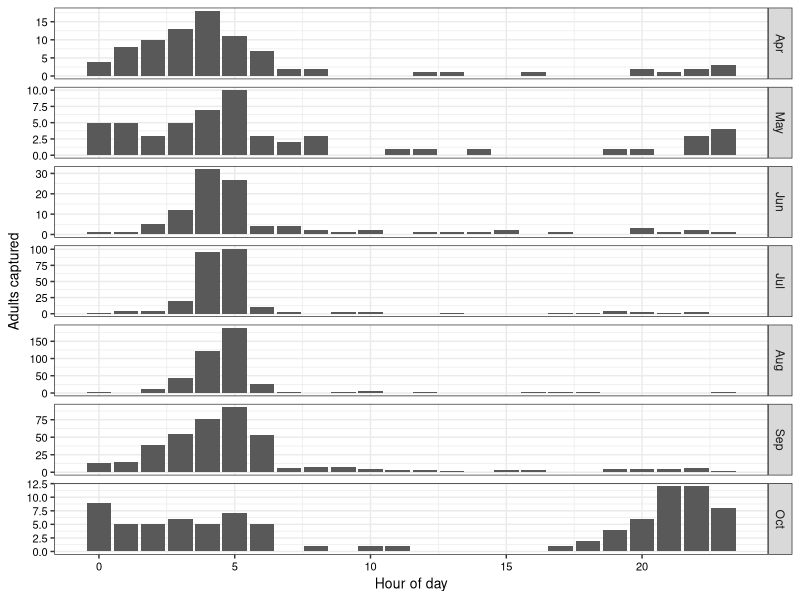
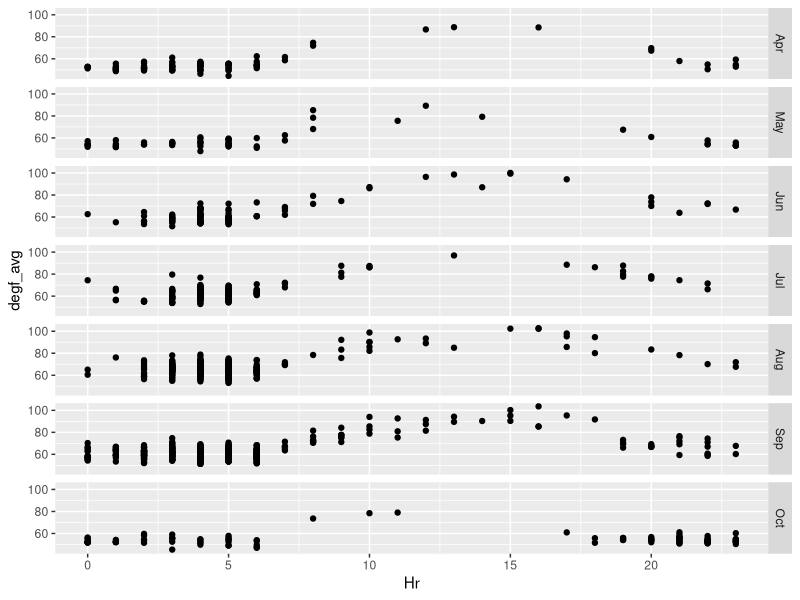
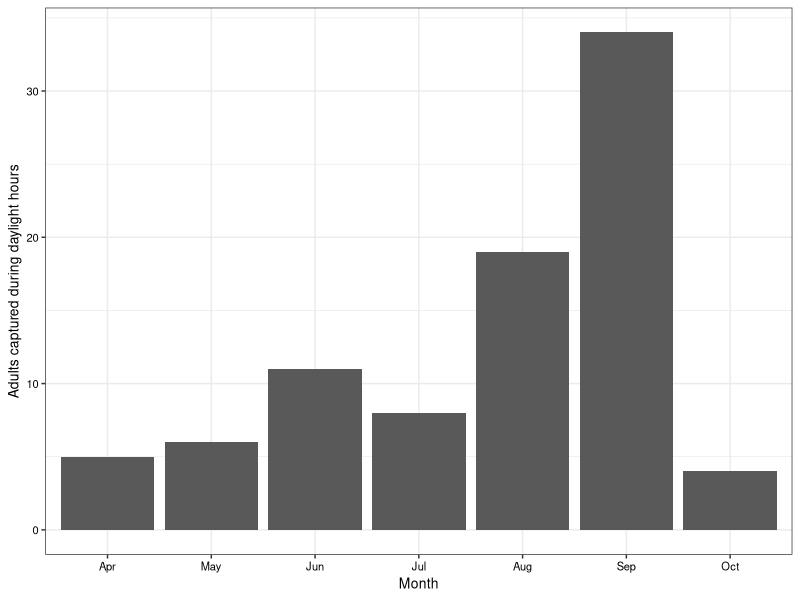
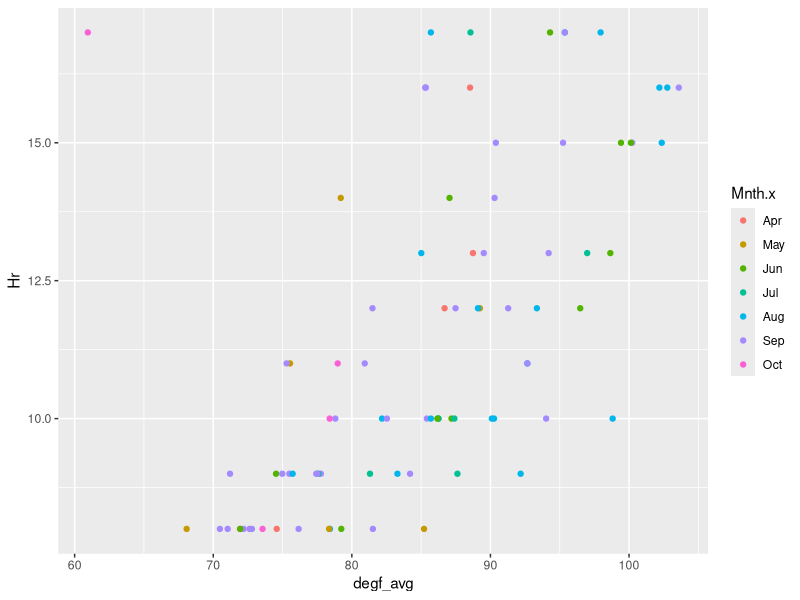
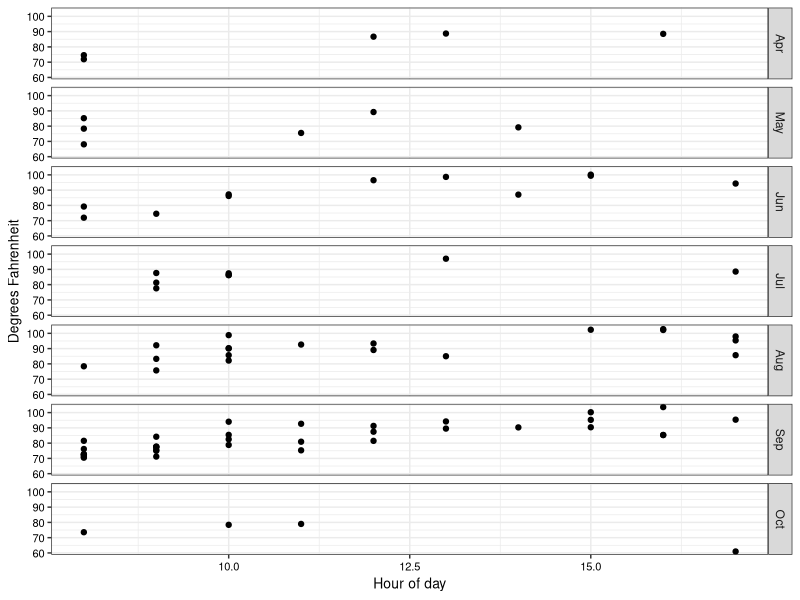
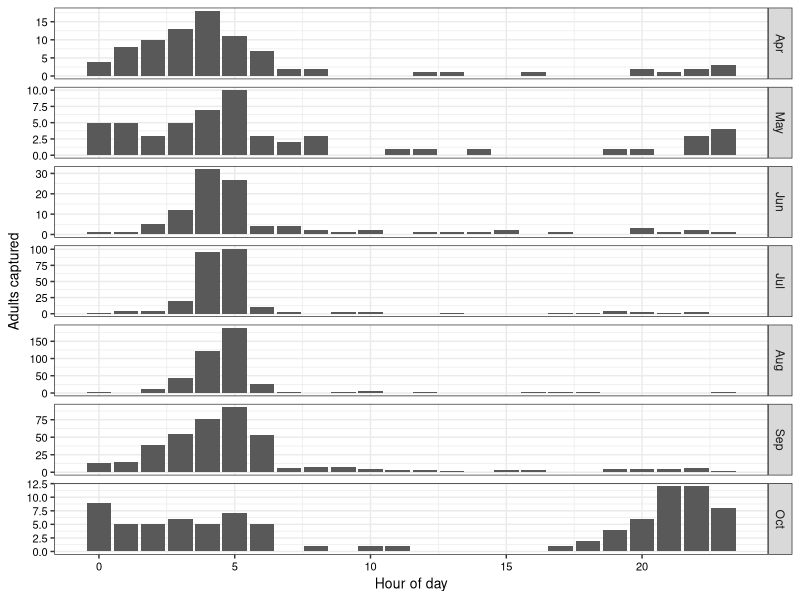
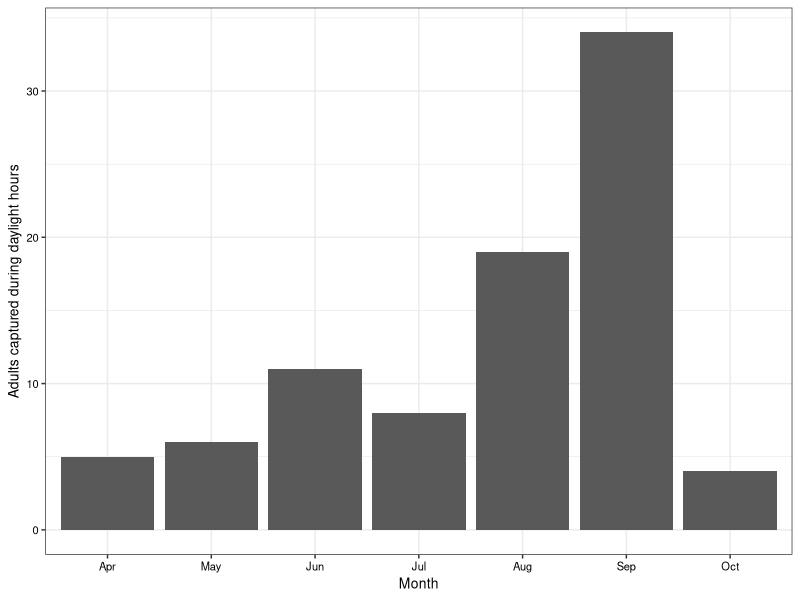
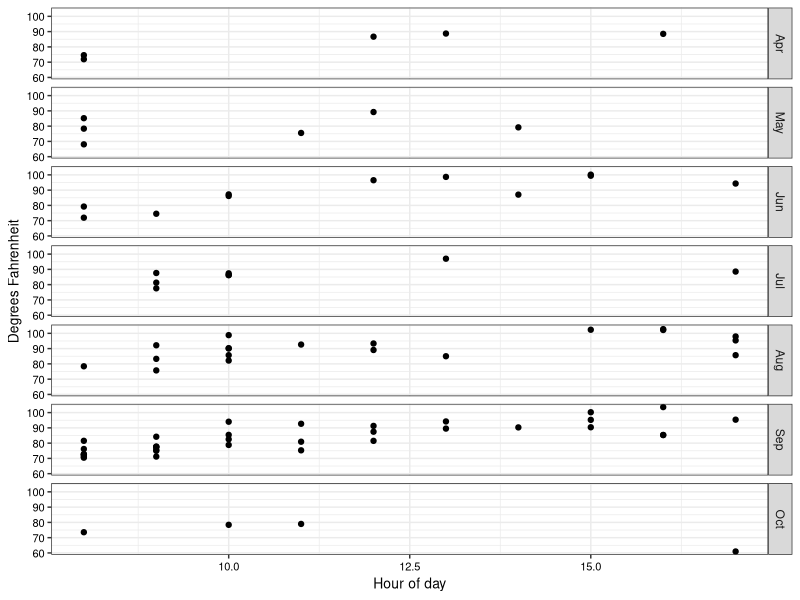

Generate these figures, in order, with R:
#===========================================================================#
# script11_explore_count_and_temperature.R
# 
# Uses the "combined" data set created in script10 to explore relationsips 
#
# PARTS
# 1. Basic questions about combined data set (multiple obs/night?)(line 14)  
# 2. Examine captures after 7AM (before midnight) (line 64)  
#
# combined--imported as created in script10
# combined2--adds categorical variable for off hours
#
#===========================================================================#

library(tidyverse)
library(lubridate)

#-- 1. Basic questions about combined data set (multiple obs/night?) --------

combined <- read_csv("./data/merged_count_and_temp_data.csv")
combined
# A tibble: 1,428 x 11
#   pest_dif site         Yr Mnth.x Julian    Hr degf_avg degf_lo degf_hi rh_avg Mnth.y
#      <dbl> <chr>     <dbl> <chr>   <dbl> <dbl>    <dbl>   <dbl>   <dbl>  <dbl> <chr> 
# 1        1 UCKearney  2019 Jun       153     5     60.2    59.7    61.2   89.8 Jun   
# 2        1 UCKearney  2019 Jul       191     4     61.2    60.3    62.2   83.6 Jul   
# 3        1 UCKearney  2019 Jul       194     4     64.2    63.9    65.1   93.2 Jul 

length(combined$pest_dif)
# [1] 1428
length(combined$pest_dif[is.na(combined$pest_dif)])
# [1] 0

#-- First confirms r object and syntax. Second confirms that NAs have already
#-- been filtered out, and can be assumed not to exist for subsequent code

### How many cases of multiple entries per day?
combined %>%  
  group_by(site,Yr,Julian) %>% 
  summarise(moths = sum(pest_dif),
            nObs = n())
# A tibble: 577 x 5
# Groups:   site, Yr [10]
#   site          Yr Julian moths  nObs
#   <chr>      <dbl>  <dbl> <dbl> <int>
# 1 mikewoolf1  2019    142     1     1
# 2 mikewoolf1  2019    143     3     2
# 3 mikewoolf1  2019    144     2     1

combined %>% 
  group_by(site,Yr,Julian) %>% 
  summarise(moths = sum(pest_dif),
            nObs = n()) %>% 
  filter(nObs > 1) 

# A tibble: 331 x 5
# Groups:   site, Yr [10]
#   site          Yr Julian moths  nObs
#   <chr>      <dbl>  <dbl> <dbl> <int>
# 1 mikewoolf1  2019    143     3     2
# 2 mikewoolf1  2019    145    60     3
# 3 mikewoolf1  2019    148    66     4

#-- Multiple obs per night in ca. 60% of cases, even though
#-- data are in hour increments

#-- 2. Examine captures after 7AM (before midnight) -------------------------

# Create variable marking off-hours 
combined2 <- combined %>% 
  mutate(offhrs = ifelse(Hr <= 7,"No","Yes"))

# Examine other categorical variables individual
combined2 %>% 
  group_by(Yr,offhrs) %>% 
  summarise(nObs = n())
# A tibble: 4 x 3
# Groups:   Yr [2]
# Yr offhrs  nObs
#   <dbl> <chr>  <int>
# 1  2019 No       646
# 2  2019 Yes      114
# 3  2020 No       586
# 4  2020 Yes       82

#-- R has table functions that would apply a chi square test. Such a test
#-- might find a significant different between the years, but it would not
#-- be important when comparing 12 vs. 15%

combined2 %>% 
  group_by(site,offhrs) %>% 
  summarise(nObs = n()) %>% 
  pivot_wider(names_from = site, values_from = nObs)
# A tibble: 2 x 10
#   offhrs mikewoolf1 mikewoolf2 mikewoolf3 mikewoolf4 mikewoolf5 MWoolf_east Perez UCKearney  usda
#   <chr>       <int>      <int>      <int>      <int>      <int>       <int> <int>     <int> <int>
# 1 No            406        137        133        171         24          95    96        66   104
# 2 Yes            88         13         20         21         10          16     7        10    11

# somewhat consistent when there were many captures, more random when there
# were fewer

### Now we can examine month and temperature (next time)

# How many "bins" do we have for month?
combined2 %>% 
  filter(Mnth.x != Mnth.y) 
  #-- Same thing, retained from both sources in merge

combined2 %>% 
  group_by(Mnth.x) %>% 
  summarise(nObs = n())

# Make Mnth.x into a factor to conserve order
combined2$Mnth.x <- factor(combined2$Mnth.x, levels = c("Mar","Apr","May","Jun","Jul","Aug","Sep","Oct"))
combined2

combined2 %>% 
  group_by(Mnth.x,offhrs) %>% 
  summarise(nObs = n()) 
# Mnth.x offhrs  nObs
# <fct>  <chr>  <int>
#  1 Mar    No         2
#  2 Apr    No        73
#  3 Apr    Yes       13
#  4 May    No        40
#  5 May    Yes       15
#  6 Jun    No        86
#  7 Jun    Yes       18
#  8 Jul    No       240
#  9 Jul    Yes       19
# 10 Aug    No       400
# 11 Aug    Yes       26
# 12 Sep    No       349
# 13 Sep    Yes       57
# 14 Oct    No        42
# 15 Oct    Yes       48

#-- We can ignore March. Suggests similar trends until October. Can be
#-- Processed with some combination of stacked bar chart and a table 
#-- with proportions. Will be necessary to re-arrange the data, particularly
#-- for the latter 

x <- combined2 %>% 
  group_by(Mnth.x,offhrs) %>%
  filter(Mnth.x != "Mar") %>% 
  summarise(nObs = n()) 
x # as expected

x$Mnth.x <- droplevels(x$Mnth.x)

levels(x$Mnth.x)
# [1] "Apr" "May" "Jun" "Jul" "Aug" "Sep" "Oct"

# Use pivot_wider to get "No" and "Yes" on same line
x <- x %>% 
  pivot_wider(names_prefix = "Offhours_", names_from = offhrs, values_from = nObs)

x %>%
  mutate(pct_offhours = 100*(Offhours_Yes/(Offhours_No + Offhours_Yes)))
#   Mnth.x Offhours_No Offhours_Yes pct_offhours
#   <fct>        <int>        <int>        <dbl>
# 1 Apr             73           13        15.1 
# 2 May             40           15        27.3 
# 3 Jun             86           18        17.3 
# 4 Jul            240           19         7.34
# 5 Aug            400           26         6.10
# 6 Sep            349           57        14.0 
# 7 Oct             42           48        53.3 

# Go back to combined2 and examine other trends
combined2 <- combined2 %>% 
  filter(Mnth.y != "Mar")
#-- drops two observations
combined2$Mnth.x <- droplevels(combined2$Mnth.x)

# Plot of observations by hour with vertically aligned panels for month
y <- combined2 %>% 
  group_by(Mnth.x,Hr) %>% 
  summarise(nObs = n())

p1 <- ggplot(data = y, aes(x = Hr, y = nObs)) +
  geom_col() +
  facet_grid(Mnth.x ~ ., scales = "free_y") +
  theme_bw() +
  xlab("Hour of day") +
  ylab("Adults captured") +
  theme(axis.text.x = element_text(color = "black", size = 8),# angle = 45, hjust = 1),
        axis.text.y = element_text(color = "black", size = 8),
        axis.title.x = element_text(color = "black", size = 10),
        axis.title.y = element_text(color = "black", size = 10),
        legend.title = element_text(color = "black", size = 8),
        legend.text = element_text(color = "black", size = 8))

p1

ggsave(filename = "Fig_cap_v_time_of_day.jpg", plot = p1, device = "jpg", path = "./results",
       dpi = 300, width = 5.83, height = 9.4, units = "in")

# ggsave(filename = "Fig_cap_v_time_of_day.eps", plot = p1, device = "eps", path = "./results", 
#        dpi = 300, width = 5.83, height = 9.4, units = "in")
#-- EntSoc maximum is 9.4 inches high. For jpg saved for ease of use in draft,
#-- but eps preferable for production


# Add temperature
ggplot(data = combined2, aes(x = Hr, y = degf_avg)) +
  geom_point() +
  facet_grid(Mnth.x ~ .)

# Ask if there is correlation between temperature and captures during 
# daylight hours

daylt <- combined2 %>% 
  filter(Hr > 7 & Hr < 18)

p2 <- ggplot(data = daylt) +
  geom_bar(aes(x = Mnth.x)) +
  theme_bw() +
  xlab("Month") +
  ylab("Adults captured during daylight hours") +
  theme(axis.text.x = element_text(color = "black", size = 8),# angle = 45, hjust = 1),
        axis.text.y = element_text(color = "black", size = 8),
        axis.title.x = element_text(color = "black", size = 10),
        axis.title.y = element_text(color = "black", size = 10),
        legend.title = element_text(color = "black", size = 8),
        legend.text = element_text(color = "black", size = 8))

p2

ggsave(filename = "fig_daytime_fliers_by_month.jpg", 
      plot = p2, device = "jpg", path = "./results", 
      dpi = 300, width = 5.83, height = 3.9, units = "in")  


ggplot(daylt, aes(x = degf_avg, y = Hr)) +
  geom_point(aes(colour = Mnth.x))
#-- color does not clarify

p3 <- ggplot(daylt, aes(x = Hr, y = degf_avg)) +
  geom_point() +
  facet_grid(Mnth.x ~ .) +
  theme_bw() +
  xlab("Hour of day") +
  ylab("Degrees Fahrenheit") +
  theme(axis.text.x = element_text(color = "black", size = 8),# angle = 45, hjust = 1),
        axis.text.y = element_text(color = "black", size = 8),
        axis.title.x = element_text(color = "black", size = 10),
        axis.title.y = element_text(color = "black", size = 10),
        legend.title = element_text(color = "black", size = 8),
        legend.text = element_text(color = "black", size = 8))

p3

ggsave(filename = "fig_daytime_fliers_by_hour_and_temp.jpg", 
       plot = p3, device = "jpg", path = "./results", 
       dpi = 300, width = 5.83, height = 3.9, units = "in")  
#-- On average, gets hotter as hours since sunup increases.
#-- Given this factor, this graphic suggests no relationship
#-- between temperature and hour of capture for daytime fliers


  

